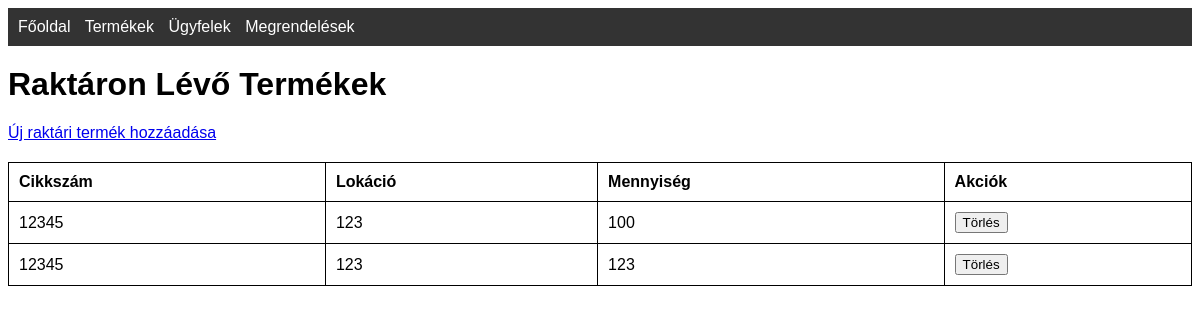
Page /stock on the earlier database version.
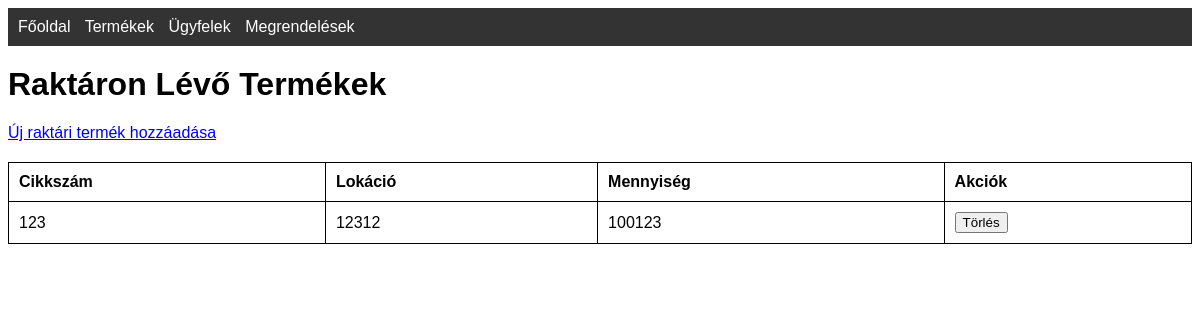
Same page on the later database version.
### tables this page shows
CREATE TABLE stock (
            id INTEGER PRIMARY KEY,
            cikkszam TEXT,
            lokacio TEXT,
            mennyiseg INTEGER,
            FOREIGN KEY (cikkszam) REFERENCES products(cikkszam) ON DELETE CASCADE
        );

CREATE TABLE products (
                    id INTEGER PRIMARY KEY,
                    cikkszam TEXT UNIQUE,
                    nev TEXT,
                    ar REAL,
                    suly REAL,
                    kategoria TEXT);

### app.py (the view)
@app.route('/stock')
def stock():
    conn = get_db_connection()
    stock = conn.execute('''SELECT stock.id, products.cikkszam, stock.lokacio, stock.mennyiseg
                            FROM stock
                            JOIN products ON stock.cikkszam = products.cikkszam''').fetchall()
    conn.close()
    return render_template('stock.html', stock=stock)

### app.py (called while the page is built)
def get_db_connection():
    conn = sqlite3.connect('database.db')
    conn.row_factory = sqlite3.Row
    return conn

### templates/stock.html (shortened to what this page needs)
<!DOCTYPE html>
<html lang="hu">
<head>
    <link rel="stylesheet" href="{{ url_for('static', filename='css/style.css') }}">
</head>
<body>
    <nav>
        <a href="{{ url_for('index') }}">Főoldal</a>
        <a href="{{ url_for('products') }}">Termékek</a>
        <a href="{{ url_for('customers') }}">Ügyfelek</a>
        <a href="{{ url_for('orders') }}">Megrendelések</a>
    </nav>
    <h1>Raktáron Lévő Termékek</h1>
    <a href="{{ url_for('add_stock') }}">Új raktári termék hozzáadása</a>
    <table>
        <thead>
            <tr>
                <th>Cikkszám</th>
                <th>Lokáció</th>
                <th>Mennyiség</th>
                <th>Akciók</th>
            </tr>
        </thead>
        <tbody>
            {% for item in stock %}
            <tr>
                <td>{{ item.cikkszam }}</td>
                <td>{{ item.lokacio }}</td>
                <td>{{ item.mennyiseg }}</td>
                <td>
                    <form action="{{ url_for('delete_stock', stock_id=item.id) }}" method="POST" style="display:inline;">
                        <button type="submit" onclick="return confirm('Biztosan törli a rekordot?');">Törlés</button>
                    </form>
                </td>
            </tr>
            {% endfor %}
        </tbody>
    </table>
</body>
</html>

### static/css/style.css (style rules this page uses)
body { font-family: Arial, sans-serif; }
nav { background-color: #333; padding: 10px; }
nav a { color: white; margin-right: 10px; text-decoration: none; }
table { width: 100%; border-collapse: collapse; margin-top: 20px; }
table, th, td { border: 1px solid black; }
th, td { padding: 10px; text-align: left; }
h1 { margin-top: 20px; }

Differences in the rows shown:
removed stock: cikkszam "12345", lokacio "123", mennyiseg "123"
changed stock: cikkszam "12345" → "123"; lokacio "123" → "12312"; mennyiseg "100" → "100123"
